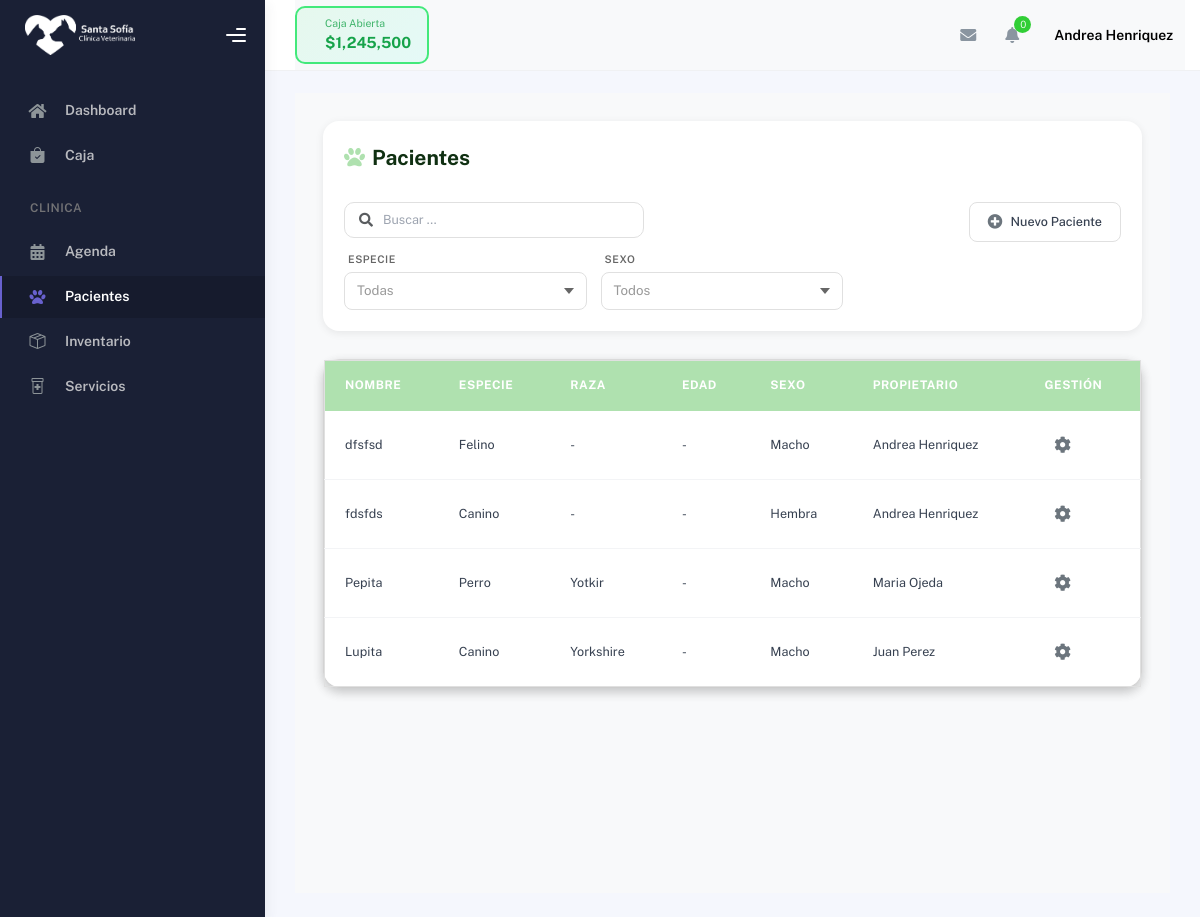
The app's page /hospital/pacientes/ (signed in), older data.
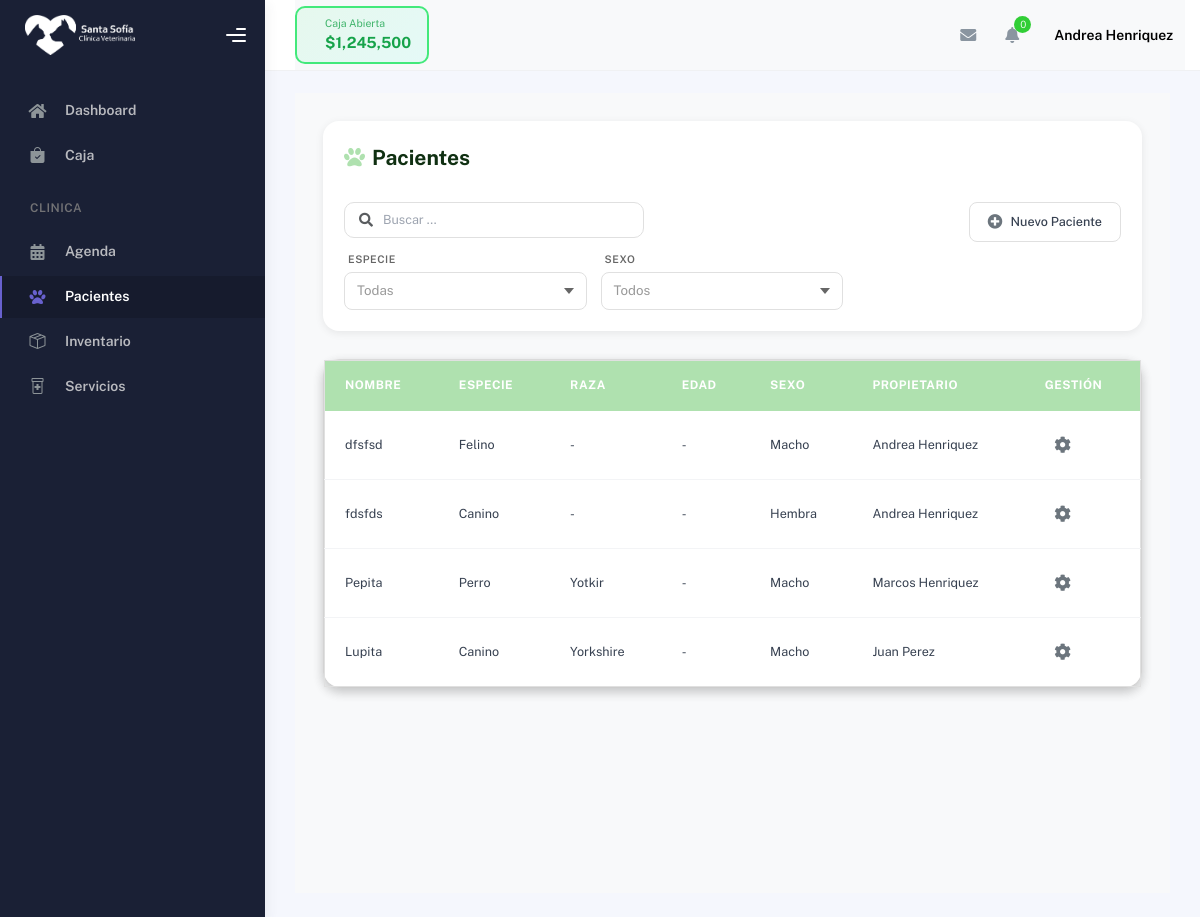
The same page, newer data.
### cuentas/models.py (models this page shows, shortened)
class CustomUser(AbstractBaseUser, PermissionsMixin):
    ROLES = [
        ('administracion', 'Administración'),
        ('veterinario', 'Veterinario'),
        ('recepcion', 'Recepción'),
    ]
    rut = models.CharField(max_length=12, unique=True, verbose_name="RUT")
    nombre = models.CharField(max_length=50)
    apellido = models.CharField(max_length=50)
    correo = models.EmailField(unique=True)
    telefono = models.CharField(max_length=20, blank=True, null=True)
    direccion = models.CharField(max_length=255, blank=True, null=True)
    tipo_contrato = models.CharField(max_length=50, blank=True, null=True)
    rol = models.CharField(max_length=20, choices=ROLES, default='recepcion', verbose_name="Rol")
    is_staff = models.BooleanField(default=False)
    is_active = models.BooleanField(default=True)
    date_joined = models.DateTimeField(default=timezone.now)
    objects = CustomUserManager()
    USERNAME_FIELD = 'rut'
    REQUIRED_FIELDS = ['correo', 'nombre', 'apellido']
    def get_rol_display_custom(self):
        if self.is_staff and self.is_superuser:
            return 'Administración'
        return self.get_rol_display()

### hospital/models.py (models this page shows, shortened)
class Paciente(models.Model):
    SEXO_CHOICES = [
        ('M', 'Macho'),
        ('H', 'Hembra'),
    ]
    nombre = models.CharField(max_length=100)
    especie = models.CharField(max_length=50)
    raza = models.CharField(max_length=100, blank=True, null=True)
    sexo = models.CharField(max_length=1, choices=SEXO_CHOICES)
    color = models.CharField(max_length=50, blank=True, null=True)
    microchip = models.CharField(max_length=50, blank=True, null=True)
    fecha_nacimiento = models.DateField(null=True, blank=True, verbose_name="Fecha de nacimiento")
    edad_anos = models.IntegerField(null=True, blank=True, verbose_name="Edad en años")
    edad_meses = models.IntegerField(null=True, blank=True, verbose_name="Edad en meses")
    ultimo_peso = models.DecimalField(max_digits=5, decimal_places=2, blank=True, null=True)
    observaciones = models.TextField(blank=True, null=True)
    propietario = models.ForeignKey('Propietario', on_delete=models.CASCADE, related_name='pacientes')
    activo = models.BooleanField(default=True)
    fecha_registro = models.DateTimeField(auto_now_add=True)
    fecha_ultima_modificacion = models.DateTimeField(auto_now=True)
    fecha_ultimo_control = models.DateField(blank=True, null=True)
    class Meta:
        verbose_name = "Paciente"
        verbose_name_plural = "Pacientes"
        ordering = ['-fecha_registro']

class Propietario(models.Model):
    nombre = models.CharField(max_length=100)
    apellido = models.CharField(max_length=100)
    telefono = models.CharField(max_length=20, blank=True, null=True)
    email = models.EmailField(blank=True, null=True)
    direccion = models.TextField(blank=True, null=True)
    fecha_registro = models.DateTimeField(auto_now_add=True)
    class Meta:
        verbose_name = "Propietario"
        verbose_name_plural = "Propietarios"
        ordering = ['apellido', 'nombre']
    @property
    def nombre_completo(self):
        return f"{self.nombre} {self.apellido}".strip()

### hospital/views.py (the view)
# urls.py: path('pacientes/', views.pacientes_view, name='pacientes'),
@login_required
def pacientes_view(request):
    pacientes = Paciente.objects.select_related('propietario').filter(activo=True).order_by('-fecha_registro')
    context = {
        'pacientes': pacientes,
    }
    return render(request, 'pacientes/pacientes.html', context)

### hospital/templates/pacientes/pacientes.html (shortened to what this page needs)
{% extends "partials/base_table.html" %}
{% load static %}
{% block styles %}
<link rel="stylesheet" href="{% static 'css/base/tables_base.css' %}?v=4" type="text/css" media="all">
{% endblock %}
{% block table_title %}
<i class="fas fa-paw"></i> Pacientes
{% endblock %}
{% block table_filters %}
<div class="filter-group">
    <div class="vet-custom-select-wrapper">
        <span class="tag_select">Especie</span>
        <div class="vet-custom-select">
            <span class="vet-selected-value placeholder">Todas</span>
            <div class="vet-arrow"></div>
        </div>
    </div>
    <div class="vet-custom-select-wrapper">
        <span class="tag_select">Sexo</span>
        <div class="vet-custom-select">
            <span class="vet-selected-value placeholder">Todos</span>
            <div class="vet-arrow"></div>
        </div>
    </div>
</div>
{% endblock %}
{% block table_buttons %}
<button type="button" onclick="abrirModalNuevoPaciente()">
    <i class="fas fa-plus-circle"></i> Nuevo Paciente
</button>
{% endblock %}
{% block table_columns %}
<th>Nombre</th>
<th>Especie</th>
<th>Raza</th>
<th>Edad</th>
<th>Sexo</th>
<th>Propietario</th>
<th>Gestión</th>
{% endblock %}
{% block table_rows %}
{% for paciente in pacientes %}
<tr data-especie="{{ paciente.especie|lower }}" data-sexo="{{ paciente.sexo|lower }}">
    <td>{{ paciente.nombre }}</td>
    <td>{{ paciente.get_especie_display|default:paciente.especie|capfirst }}</td>
    <td>{{ paciente.raza|default:"-" }}</td>
    <td>{{ paciente.edad|default:"-" }}</td>
    <td>{{ paciente.get_sexo_display|default:paciente.sexo|capfirst }}</td>
    <td>{{ paciente.propietario.nombre_completo|default:"-" }}</td>
    <td>
        <div class="manage-wheel">
            <button type="button" onclick="toggleWheel(this)">
                <i class="fas fa-cog"></i>
            </button>
        </div>
    </td>
</tr>
{% empty %}
<tr>
    <td colspan="7" style="text-align: center; padding: 2rem;">
        <p style="margin-top: 1rem; color: #666;">No hay pacientes registrados</p>
    </td>
</tr>
{% endfor %}
{% endblock %}

### templates/partials/base_table.html (shortened to what this page needs)
{% extends "partials/base.html" %}
{% load static %}
{% block content %}
<div class="table-page-content">
    <div class="container-fluid">
        <div class="table-header">
            <h4>
                {% block table_title %}{% endblock %}
            </h4>
            <div class="table-header-controls">
                <div class="search-bar">
                    <i class="fas fa-search text-muted"></i>
                    <input type="text" id="searchInput" placeholder="Buscar ...">
                </div>
                {% block table_filters %}
                {% endblock %}
            </div>
            <div class="table-actions">
                <div class="table-action-buttons">
                    {% block table_buttons %}{% endblock %}
                </div>
            </div>
        </div>
        <div class="vet-table">
            <table id="vet-table" class="vet-table">
                <thead>
                    <tr>
                        {% block table_columns %}{% endblock %}
                    </tr>
                </thead>
                <tbody>
                    {% block table_rows %}{% endblock %}
                </tbody>
            </table>
        </div>
    </div>
</div>
{% endblock %}

### templates/partials/base.html (shortened to what this page needs)
{% load static %}
{% block base %}
<!DOCTYPE html>
<html lang="es">
<head>
    <link href="https://cdn.jsdelivr.net/npm/bootstrap@5.3.0/dist/css/bootstrap.min.css" rel="stylesheet">
    <link rel="stylesheet" href="https://cdnjs.cloudflare.com/ajax/libs/font-awesome/6.4.0/css/all.min.css">
    <link rel="stylesheet" href="{% static 'css/plugins.min.css' %}" />
    <link rel="stylesheet" href="{% static 'css/kaiadmin.min.css' %}" />
    <link rel="stylesheet" href="{% static 'css/dashboard_style.css' %}" />
    <link rel="stylesheet" href="https://cdn.jsdelivr.net/npm/bootstrap-icons@1.11.1/font/bootstrap-icons.css">
    <link rel="stylesheet" href="{% static 'css/base/modals_base.css' %}" />
    {% block styles %}{% endblock %}
</head>
<body>
    <div class="wrapper">
        {% include 'partials/sidebar.html' %}
        <div class="main-panel">
            {% include 'partials/topbar.html' %}
            <div class="container">
                <div class="page-inner">
                    {% block content %}{% endblock %}
                </div>
            </div>
        </div>
    </div>
</body>
</html>
{% endblock %}

### templates/partials/sidebar.html (shortened to what this page needs)
{% load static %}
<link rel="stylesheet" href="https://cdn.jsdelivr.net/npm/bootstrap-icons@1.13.1/font/bootstrap-icons.min.css">
<div class="sidebar" data-background-color="dark">
    <div class="sidebar-logo">
        <div class="logo-header" data-background-color="dark">
            <a href="{% url 'dashboard' %}" class="logo">
                <img src="{% static 'img/logo.png' %}" alt="navbar brand" class="navbar-brand" height="40" />
            </a>
            <div class="nav-toggle">
                <button class="btn btn-toggle toggle-sidebar">
                    <i class="gg-menu-right"></i>
                </button>
            </div>
        </div>
    </div>
    <div class="sidebar-wrapper scrollbar scrollbar-inner">
        <div class="sidebar-content">
            <ul class="nav nav-secondary">
                <li class="nav-item {% if request.resolver_match.url_name == 'dashboard' %}active{% endif %}">
                    <a href="{% url 'dashboard' %}">
                        <i class="fas fa-home"></i>
                        <p>Dashboard</p>
                    </a>
                </li>
                <li class="nav-item {% if request.resolver_match.app_name == 'caja' %}active{% endif %}">
                    <a href="{% url 'caja:cashregister' %}">
                        <i class="bi bi-bag-check-fill"></i>
                        <p>Caja</p>
                    </a>
                </li>
                <li class="nav-section">
                    <h4 class="text-section">CLINICA</h4>
                </li>
                <li class="nav-item {% if request.resolver_match.url_name == 'agenda' %}active{% endif %}">
                    <a href="{% url 'agenda:agenda' %}">
                        <i class="fas fa-calendar-alt"></i>
                        <p>Agenda</p>
                    </a>
                </li>
                <li class="nav-item {% if request.resolver_match.url_name == 'pacientes' %}active{% endif %}">
                    <a href="{% url 'hospital:pacientes' %}">
                        <i class="fas fa-paw"></i>
                        <p>Pacientes</p>
                    </a>
                </li>
                <li class="nav-item {% if request.resolver_match.url_name == 'inventario' %}active{% endif %}">
                    <a href="{% url 'hospital:inventario' %}">
                        <i class="bi bi-box-seam"></i>
                        <p>Inventario</p>
                    </a>
                </li>
                <li class="nav-item {% if request.resolver_match.url_name == 'servicios' %}active{% endif %}">
                    <a href="{% url 'hospital:servicios' %}">
                        <i class="bi bi-prescription2"></i>
                        <p>Servicios</p>
                    </a>
                </li>
        </div>
    </div>
</div>

### templates/partials/topbar.html (shortened to what this page needs)
{% load static %}
<div class="main-header">
    <nav class="navbar navbar-header navbar-header-transparent navbar-expand-lg border-bottom">
        <div class="container-fluid">
            <nav class="navbar navbar-header-left navbar-expand-lg p-0 d-none d-lg-flex">
                <div class="cash-status-btn open" id="cashStatusBtn" onclick="toggleCashRegister()">
                    <div class="status-info">
                        <h6 id="cashStatusLabel">Caja Abierta</h6>
                        <div class="amount" id="cashAmount">$1,245,500</div>
                    </div>
                </div>
            </nav>
            <ul class="navbar-nav topbar-nav ms-md-auto align-items-center">
                <li class="nav-item topbar-icon dropdown hidden-caret">
                    <a class="nav-link dropdown-toggle" href="#" id="messageDropdown" role="button"
                        data-bs-toggle="dropdown" aria-haspopup="true" aria-expanded="false">
                        <i class="fa fa-envelope"></i>
                    </a>
                </li>
                <li class="nav-item topbar-icon dropdown hidden-caret">
                    <a class="nav-link dropdown-toggle" href="#" id="notifDropdown" role="button"
                        data-bs-toggle="dropdown" aria-haspopup="true" aria-expanded="false">
                        <i class="fa fa-bell"></i>
                        <span class="notification">0</span>
                    </a>
                </li>
                <li class="nav-item topbar-user dropdown hidden-caret">
                    <a class="dropdown-toggle profile-pic" data-bs-toggle="dropdown" href="#" aria-expanded="false">
                        <span class="profile-username">
                            <span class="fw-bold">{{ user.nombre }} {{ user.apellido }}</span>
                        </span>
                    </a>
                </li>
            </ul>
        </div>
    </nav>
</div>

### static/css/dashboard_style.css (style rules this page uses)
:root { --primary-color: #afe1af; --primary-hover: #89c57c; --text-dark: #103012; }

### static/css/base/modals_base.css (style rules this page uses)
:root { --primary-color: #afe1af; --primary-hover: #89c57c; --text-dark: #103012; --bg-light: #f8f9fa; --border-color: #e0e0e0; --shadow-sm: 0 2px 8px rgba(0, 0, 0, 0.08); --shadow-md: 0 4px 12px rgba(0, 0, 0, 0.12); --grey: #afafaf; --grey-hover: #a8a8a8; }

### templates/partials/topbar.html (style rules this page uses)
.main-header { z-index: 10!important; }
.navbar-header-left .cash-status-btn { margin: 0; }
.cash-status-btn { display: flex; align-items: center; gap: 12px; padding: 8px 16px; border-radius: 10px; border: 2px solid; font-weight: 600; transition: all 0.3s ease; cursor: pointer; }
.cash-status-btn.open { background: linear-gradient(135deg, rgba(67, 233, 123, 0.1) 0%, rgba(56, 249, 215, 0.1) 100%); border-color: #43e97b; color: #16a34a; }
.cash-status-btn .status-info h6 { margin: 0; font-size: 0.75rem; opacity: 0.8; }
.cash-status-btn .status-info .amount { margin: 0; font-size: 1.1rem; font-weight: 700; }

Row changes from the older to the newer data that the page shows:
changed Paciente "Pepita": propietario.nombre_completo "Maria Ojeda" → "Marcos Henriquez"
